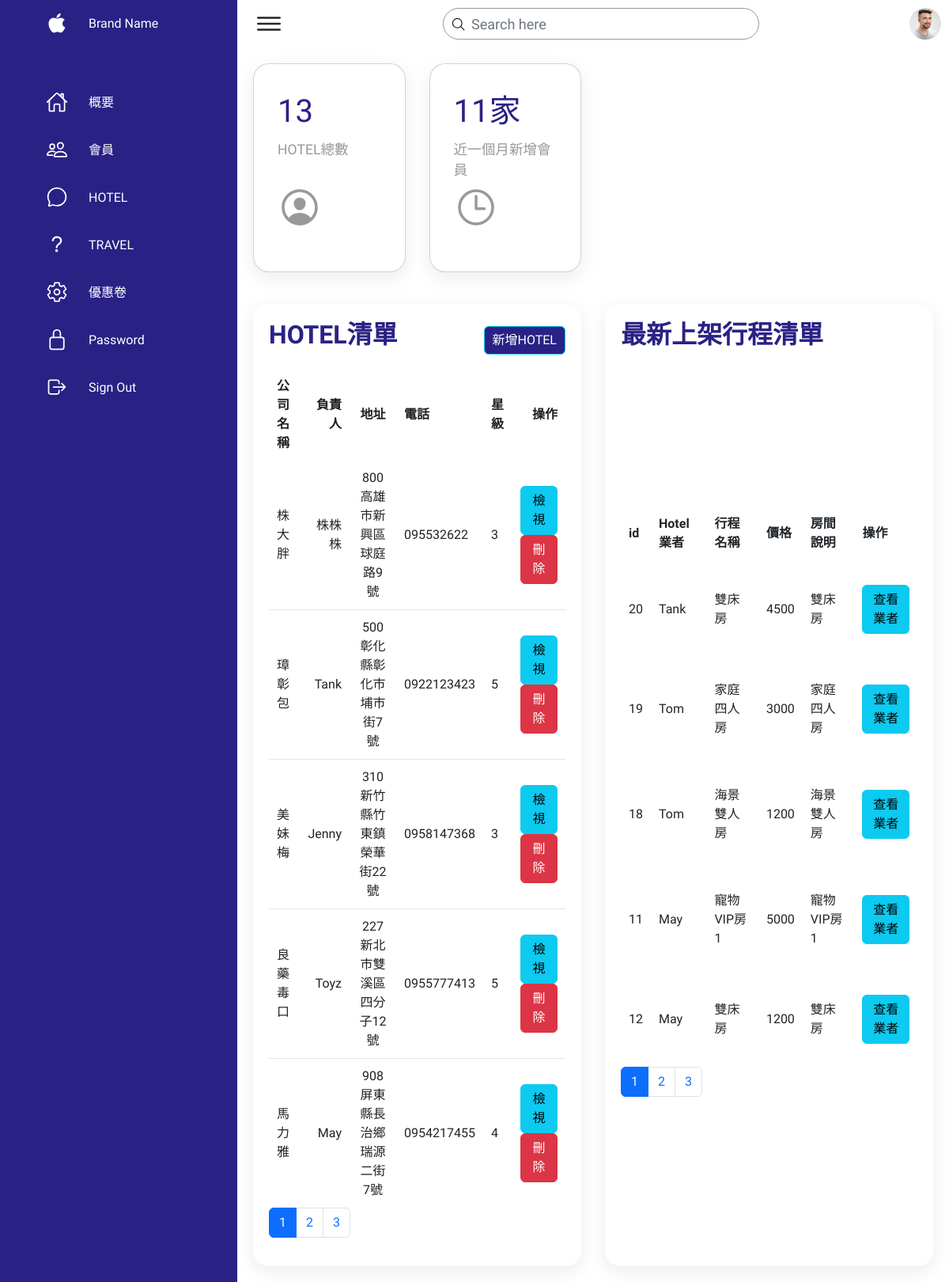
The app's page /hotel/admin.php, older data.
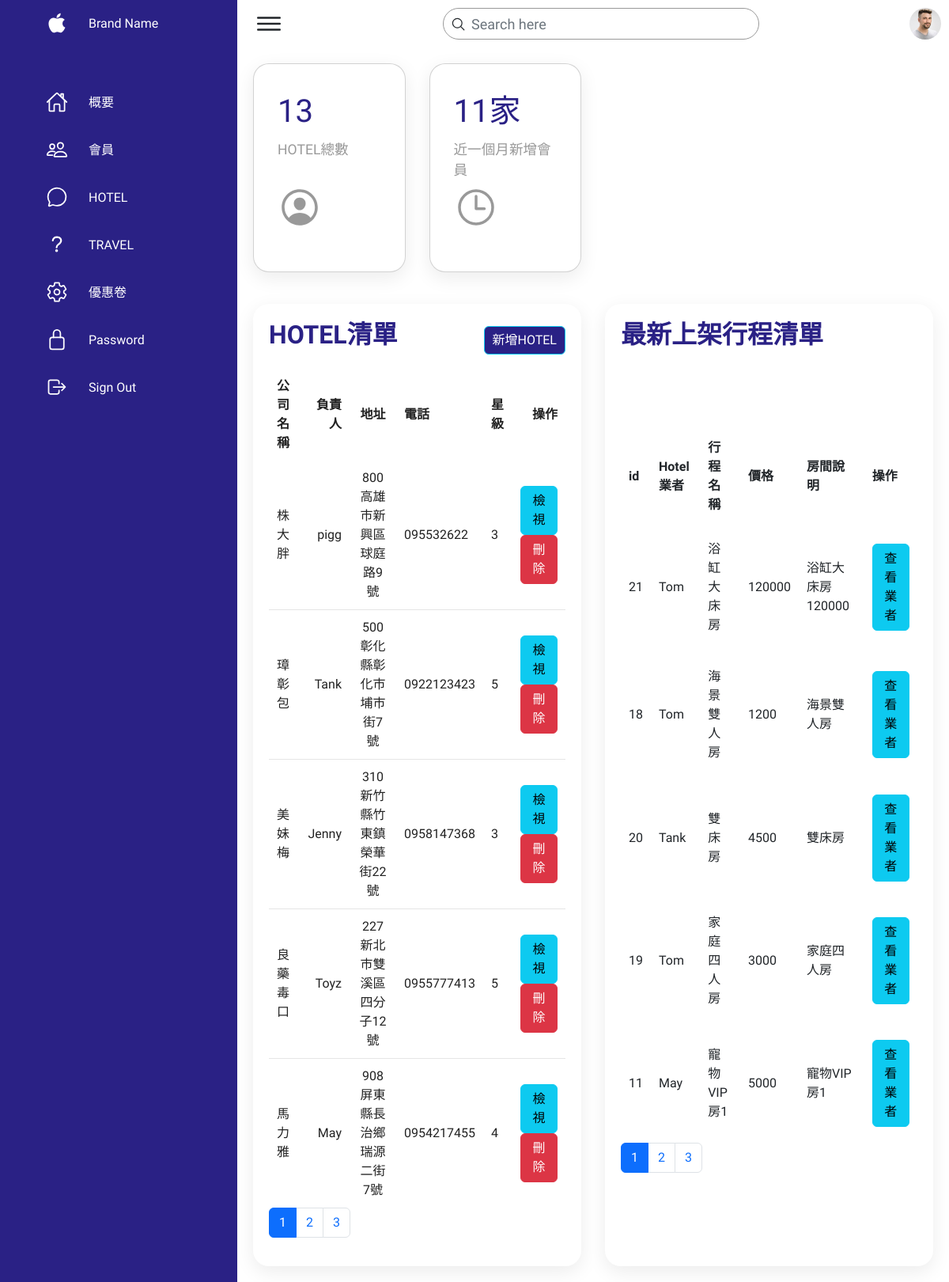
The same page, newer data.
### tables this page shows
CREATE TABLE `hotel_account` (
  `id` int(20) UNSIGNED NOT NULL,
  `account` varchar(255) NOT NULL COMMENT '飯店帳號',
  `password` varchar(255) NOT NULL COMMENT '飯店密碼',
  `name` varchar(255) NOT NULL COMMENT '負責人',
  `address` varchar(255) NOT NULL COMMENT '地址',
  `company_name` varchar(255) NOT NULL COMMENT '公司名',
  `company_phone` varchar(255) NOT NULL COMMENT '公司電話',
  `stars` int(20) NOT NULL COMMENT '星級',
  `company_banner` varchar(255) NOT NULL COMMENT '公司橫幅圖',
  `area` varchar(255) NOT NULL COMMENT '地區',
  `created_at` datetime NOT NULL COMMENT '建立帳號日期',
  `bank_account` int(20) NOT NULL COMMENT '銀行帳戶',
  `start_date` date NOT NULL COMMENT '開業日期',
  `email` varchar(255) NOT NULL COMMENT '公司信箱',
  `website` varchar(255) NOT NULL COMMENT '官網',
  `introduction` varchar(255) NOT NULL COMMENT '公司簡介',
  `valid` int(20) NOT NULL COMMENT '軟刪除'
);

CREATE TABLE `hotel_room_list` (
  `id` int(20) NOT NULL,
  `owner` varchar(255) NOT NULL COMMENT 'hotel_account.account',
  `room_name` varchar(255) NOT NULL COMMENT '房間名稱',
  `price` int(20) NOT NULL COMMENT '價格',
  `service` int(20) NOT NULL,
  `amount` int(20) NOT NULL COMMENT '賣多少份',
  `picture` varchar(255) NOT NULL COMMENT '宣傳照片',
  `description` varchar(255) NOT NULL COMMENT '房間說明',
  `created_at` datetime NOT NULL,
  `valid` int(20) NOT NULL COMMENT '軟刪除'
);

### hotel/admin.php (the view, shortened to what the rows shown need)
<?php
require_once("../db-connect2.php");
if (isset($_GET["search"])) {
    $search = $_GET["search"];
    $sql = "SELECT * FROM hotel_account WHERE account LIKE '%$search%' AND valid=1 ORDER BY created_at DESC";
    $result = $conn->query($sql);
    $userCount = $result->num_rows;
    $per_page = 5;
    $sqlHotel = "SELECT * FROM hotel_room_list WHERE valid=1 ORDER BY created_at DESC LIMIT $per_page";
    $resultHotel = $conn->query($sqlHotel);
    $HotelCount = $resultHotel->num_rows;
} else {
    if (isset($_GET["page"])) {
        $page = $_GET["page"];
    } else {
        $page = 1;
    }
    if (isset($_GET["HotelPage"])) {
        $HotelPage = $_GET["HotelPage"];
    } else {
        $HotelPage = 1;
    }
    $sqlAll = "SELECT * FROM hotel_account WHERE valid=1 ";
    $resultAll = $conn->query($sqlAll);
    $userCount = $resultAll->num_rows;
    $per_page = 5;
    $HotelPage_start = ($HotelPage - 1) * $per_page;
    $sqlHotelAll = "SELECT * FROM hotel_room_list WHERE valid=1 ORDER BY created_at DESC";
    $resultHotelAll = $conn->query($sqlHotelAll);
    $HotelCount = $resultHotelAll->num_rows;
    $sqlHotel = "SELECT hotel_room_list.*,hotel_account.account,hotel_account.id as account_id FROM hotel_room_list JOIN hotel_account ON hotel_room_list.owner=hotel_account.account WHERE  hotel_room_list.valid=1 ORDER BY created_at DESC LIMIT $HotelPage_start, $per_page ";
    $resultHotel = $conn->query($sqlHotel);
    $page_start = ($page - 1) * $per_page;
    $sql = "SELECT * FROM hotel_account WHERE valid=1 ORDER BY created_at DESC LIMIT $page_start, $per_page";
    $result = $conn->query($sql);
}
$rowsHotel = $resultHotel->fetch_all(MYSQLI_ASSOC);
$rows = $result->fetch_all(MYSQLI_ASSOC);
?>
<!DOCTYPE html>
<html lang="en">
<head>
    <link href="https://cdn.jsdelivr.net/npm/bootstrap@5.2.1/dist/css/bootstrap.min.css" rel="stylesheet">
    <link rel="stylesheet" href="assets/css/style.css">
</head>
<body>
    <div class="crud-container">
        <div class="main">
            <div class="details">
                <div class="recentOrders">
                    <div class="cardHeader">
                        <h2>HOTEL清單</h2>
                    </div>
                    <table>
                        <thead>
                            <tr>
                                <td>公司名稱</td>
                                <td>負責人</td>
                                <td>地址</td>
                                <td>電話</td>
                                <td>星級</td>
                                <td>操作</td>
                            </tr>
                        </thead>
                        <?php if ($userCount > 0) : ?>
                            <tbody>
                                <?php foreach ($rows as $row) : ?>
                                    <tr>
                                        <td><?= $row["company_name"] ?></td>
                                        <td><?= $row["name"] ?></td>
                                        <td><?= $row["address"] ?></td>
                                        <td><?= $row["company_phone"] ?></td>
                                        <td><?= $row["stars"] ?></td>
                                        <td>
                                            <a class="btn btn-info" href="admin-hotel.php?id=<?= $row["id"] ?>">檢視</a>
                                            <a class="btn btn-danger" href="admin-delete-hotel.php?id=<?= $row["id"] ?>">刪除</a>
                                        </td>
                                    </tr>
                                <?php endforeach; ?>
                            </tbody>
                        <?php endif; ?>
                    </table>
                </div>
                <div class="recentCustomers ">
                    <div class="cardHeader">
                        <h2>最新上架行程清單</h2>
                    </div>
                    <table>
                        <thead>
                            <tr>
                                <td>id</td>
                                <td>Hotel業者</td>
                                <td>行程名稱</td>
                                <td>價格</td>
                                <td>房間說明</td>
                                <td>操作</td>
                            </tr>
                        </thead>
                        <?php if ($HotelCount > 0) : ?>
                            <tbody>
                                <?php foreach ($rowsHotel as $row) : ?>
                                    <tr>
                                        <td><?= $row["id"] ?></td>
                                        <td><?= $row["owner"] ?></td>
                                        <td><?= $row["room_name"] ?></td>
                                        <td><?= $row["price"] ?></td>
                                        <td><?= $row["description"] ?></td>
                                        <td>
                                            <a class="btn btn-info" href="admin-hotel.php?id=<?= $row["account_id"] ?>">查看業者</a>
                                        </td>
                                    </tr>
                                <?php endforeach; ?>
                            </tbody>
                        <?php endif; ?>
                    </table>
                </div>
            </div>
        </div>
    </div>
</body>
</html>

Row changes from the older to the newer data that the page shows:
no longer on this page (row unchanged): hotel_room_list: id "12", owner "May", room_name "雙床房", price "1200", description "雙床房"
changed hotel_account "株大胖": name "株株株" → "pigg"
added hotel_room_list: id "21", owner "Tom", room_name "浴缸大床房", price "120000", description "浴缸大床房120000"
changed hotel_room_list "海景雙人房": moves up the list
